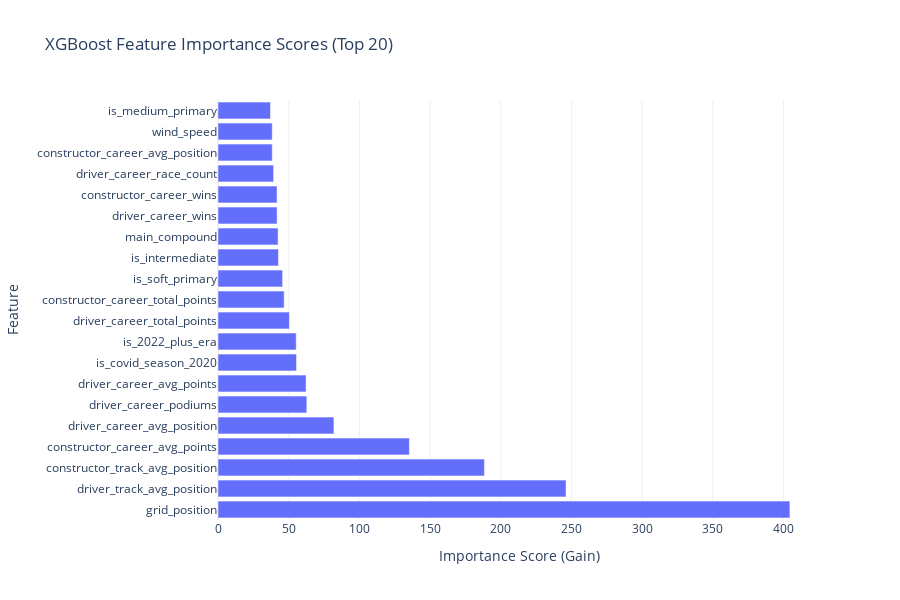

The notebook cell this image was saved under:
### Code cell
# Feature importance visualization
fig = px.bar(
    importance_df.head(20),
    x='importance',
    y='feature',
    orientation='h',
    title='XGBoost Feature Importance Scores (Top 20)',
    labels={'importance': 'Importance Score (Gain)', 'feature': 'Feature'}
)
fig.update_layout(height=600, showlegend=False)
fig.show()

### Figure 1 — Plotly figure (JSON) as saved in the notebook; plotly's stock layout.template omitted (floating-point values rounded to 4 significant figures)
{"data": [{"hovertemplate": "Importance Score (Gain)=%{x}<br>Feature=%{y}<extra></extra>", "legendgroup": "", "marker": {"color": "#636efa", "pattern": {"shape": ""}}, "name": "", "orientation": "h", "showlegend": false, "textposition": "auto", "type": "bar", "x": [404.6, 246.2, 188.5, 135.4, 82.0, 62.83, 62.33, 55.53, 55.33, 50.52, 46.79, 45.7, 42.77, 42.5, 41.83, 41.78, 39.33, 38.39, 38.37, 37.13], "xaxis": "x", "y": ["grid_position", "driver_track_avg_position", "constructor_track_avg_position", "constructor_career_avg_points", "driver_career_avg_position", "driver_career_podiums", "driver_career_avg_points", "is_covid_season_2020", "is_2022_plus_era", "driver_career_total_points", "constructor_career_total_points", "is_soft_primary", "is_intermediate", "main_compound", "driver_career_wins", "constructor_career_wins", "driver_career_race_count", "constructor_career_avg_position", "wind_speed", "is_medium_primary"], "yaxis": "y"}], "layout": {"barmode": "relative", "height": 600, "legend": {"tracegroupgap": 0}, "showlegend": false, "title": {"text": "XGBoost Feature Importance Scores (Top 20)"}, "xaxis": {"anchor": "y", "domain": [0, 1], "title": {"text": "Importance Score (Gain)"}}, "yaxis": {"anchor": "x", "domain": [0, 1], "title": {"text": "Feature"}}}}
